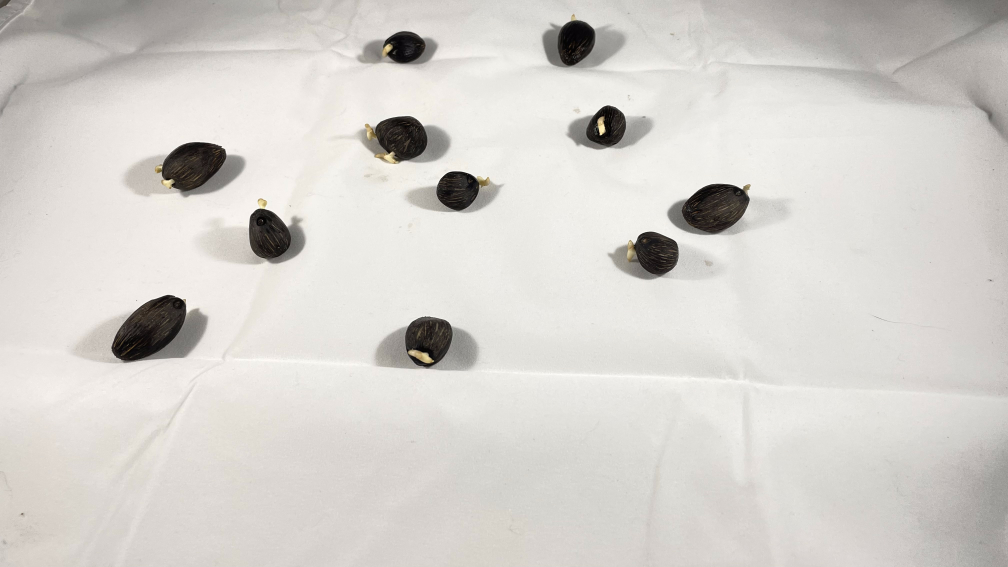
#> input picture test.jpg, 4032 x 2268 px (shown at 1/4 size)
$ python -i seed_correspondence_and_segmentation_v2.py   (imports and definitions only)
#> lines starting #> are read from the running program, lines starting #| are printed output that depends on the picture; after the words box and inside, x2 and y2 are one past the last pixel; in counts of white or black regions, pixels touching at a corner belong together
import cv2
import numpy as np
import os


'''
#Source, reference, and train image are used interchangeably
#Destenation, target, and query image are used interchangeably
'''

'''
    To run the script:
        1. change the directory to the Multiview_jpg folder
        2. uncomment the wanted sets loop
        3. Run the script
    The outputs are the segmented seeds corresponded from the top view to the target view

'''


# Cropping function in case it is needed

# [14 lines left out: function image_crop, not called in this run]

def seed_segment(image):

#> called with image = '../test.jpg'
    if type(image) == str:
        image = cv2.imread(image)
#> image is the input picture: shape (2268, 4032, 3); mean B, G, R 205.3, 209.9, 213

    print(image.shape)
#| (2268, 4032, 3)
    img_gray = cv2.cvtColor(image, cv2.COLOR_BGR2GRAY)
    im_remove_noise = cv2.fastNlMeansDenoising(img_gray, 8, 8, 7, 21)
    edged = cv2.Canny(im_remove_noise, 130, 240)
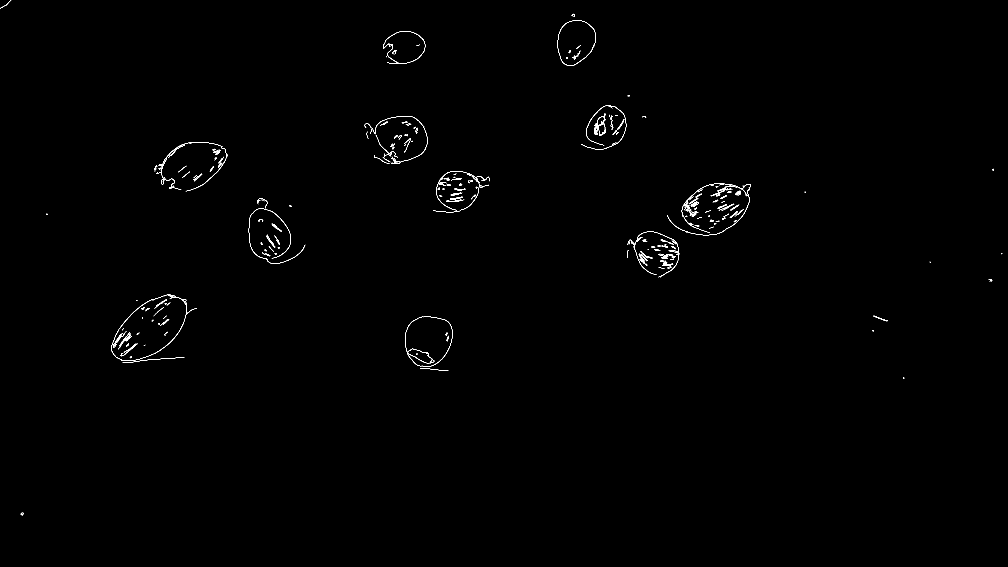
#> edged: shape (2268, 4032) (shown at 1/4 size); 0.23% white in thin lines or dots


    # applying closing function
    kernel = cv2.getStructuringElement(cv2.MORPH_RECT, (8, 8))
    closed = cv2.morphologyEx(edged, cv2.MORPH_CLOSE, kernel)
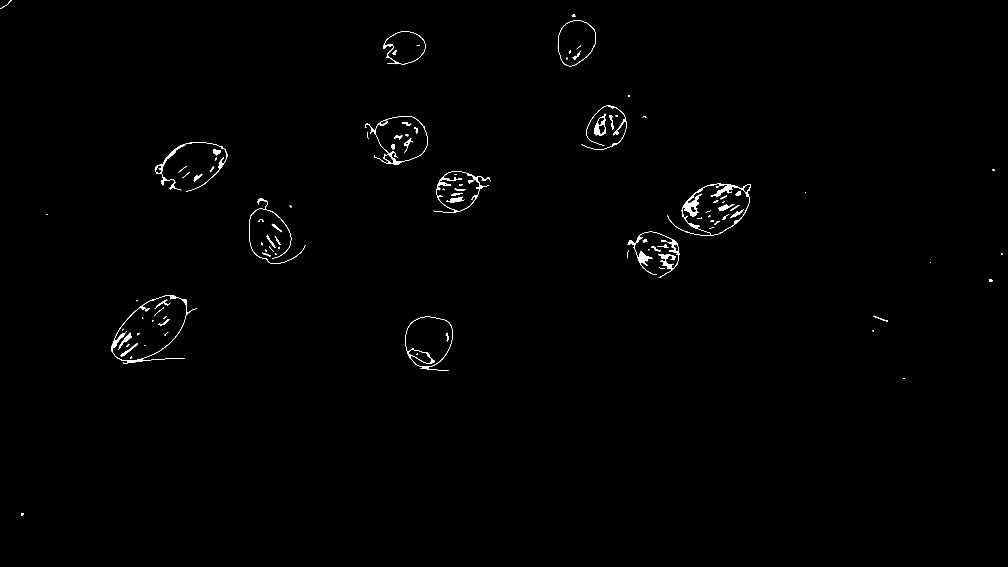
#> closed: shape (2268, 4032) (shown at 1/4 size); 0.45% white; 110 white regions (12 under 20 px)

    min_threshold_area = 500 # threshold area
    max_threshold_area = 50000

    # finding_contours
    (cnts, _) = cv2.findContours(closed.copy(), cv2.RETR_EXTERNAL, cv2.CHAIN_APPROX_NONE)
#> cnts = 75 contours, 15 with area under 20; largest, box (x1, y1, x2, y2) and area: (446, 1180, 789, 1453) 51607, (2669, 735, 3004, 942) 40237, (1621, 1265, 1812, 1484) 30382, (1533, 125, 1703, 257) 15605, (2510, 927, 2719, 1110) 4350

    copy = image.copy()
    for c in cnts:
        area = cv2.contourArea(c)
        if max_threshold_area > area > min_threshold_area:
            peri = 0.1 * cv2.arcLength(c, True)
            approx = cv2.approxPolyDP(c, 0.02 * peri, True)
            cv2.drawContours(copy, [approx], -1, (0, 255, 0), 1)
#> this loop made 75 passes
#> (area, peri) on passes 4, 25, 31, 38, 43, 51, 53, 65, 66, 72: (30381.5, 85.87), (4350, 201.9), (675.5, 18.3), (40237, 126.7), (1734.5, 190.3), (2132.5, 183.8), (847.5, 81.55), (2504.5, 25.03), (536, 113), (15605, 64.58)
#> area on passes 1, 5, 7, 8, 12, 13: 68, 127, 51607, 65, 20.5, 92


    # Extract the rectangular area around each seed
    seed_boxes = []

    # idx = 0
    # copy = image.copy()
    for c in cnts:
        x, y, w, h = cv2.boundingRect(c)
        area = cv2.contourArea(c)

        if max_threshold_area > area > min_threshold_area:
            cv2.rectangle(copy, (x, y), (x + w, y + h), (0, 0, 255), 3)
            seed_boxes.append(((x, y), (x + w, y + h)))
#> this loop made 75 passes
#> (x, y, w, h, area) on passes 1, 4, 5, 7, 8, 12, 13, 15, 17, 18, 20, 21: (84, 2052, 12, 11, 68), (1621, 1265, 191, 219, 30381.5), (3494, 1263, 58, 23, 127), (446, 1180, 343, 273, 51607), (3955, 1118, 15, 9, 65), (1099, 1013, 9, 6, 20.5), (1049, 1010, 34, 16, 92), (1059, 999, 9, 8, 24), (1112, 989, 8, 5, 24.5), (2606, 986, 36, 19, 129), (2631, 979, 42, 12, 152), (1044, 970, 6, 11, 29)
#> after the loop, seed_boxes = 10 items

    # [7 lines of commented-out code are left out]


    print(seed_boxes)
#> (printed output is left out)
    return copy, seed_boxes


# [170 lines left out: functions extract_sift, find_correspondence, not called in this run]


                    # Display image
                    # cv2.namedWindow("new_img_dst", cv2.WINDOW_NORMAL)
                    # cv2.imshow("new_img_dst",new_img_dst)
                    # k = cv2.waitKey(0) & 0xFF


'''
    Running the script for correspondence and segmentation
'''

# You could run the correspondence detection and segmentation for one or more sets

# Uncomment the required correspondence set


'''
ONE PAIR

os.chdir(r"F:/CompV/Multiview_jpg/Good seeds")
if not os.path.exists('Good seeds Correspondence - set 2'):
    os.mkdir('Good seeds Correspondence - set 2')

path_ref = 'top_S2.jpg'
path_trgt = 'left_S2.jpg'
path_save = r"F:/CompV/Multiview_jpg/Good seeds/" + "Good seeds Correspondence - set 2"
trgt = "left"


find_correspondence(path_ref, path_trgt, path_save ,trgt)

'''


#all sets from the good seeds

'''
GOOD SETS
# Select the images path based on the images dir
os.chdir(r"F:/CompV/Multiview_jpg/Good seeds")


#loop through the good sets
j=1
while j <11:
    i=1
    #loop through the povs

    while i < 5:
        print("Matching Set" + str(j) +" in respect to Top view")
        path_ref = ("top_S" + str(j) + ".jpg")
        if not os.path.exists('Good seeds Correspondence - set' + str(j)):
            os.mkdir('Good seeds Correspondence - set' + str(j))
        path_save = r"F:/CompV/Multiview_jpg/Good seeds/" + "Good seeds Correspondence - set" + str(j)
        #matching left to top and segmenting the matches
        if i == 1:
            print("matching left to top")
            trgt = "left"
            path_trgt = (trgt + "_S" + str(j) + ".jpg")
            find_correspondence(path_ref, path_trgt,path_save,trgt)

        #matching right to top and segmenting the matches
        elif i == 2:
            print("matching right to top")
            trgt = "right"
            path_trgt = (trgt + "_S" + str(j) + ".jpg")
            find_correspondence(path_ref, path_trgt,path_save,trgt)

        #matching rear to top and segmenting the matches
        elif i==3:
            print("matching rear to top")
            trgt = "rear"
            path_trgt = (trgt + "_S" + str(j) + ".jpg")
            find_correspondence(path_ref, path_trgt,path_save,trgt)

        #matching front to top and segmenting the matches
        elif i == 4:
            print("matching front to top")
            trgt = "front"
            path_trgt = (trgt + "_S" + str(j) + ".jpg")
            find_correspondence(path_ref, path_trgt,path_save,trgt)

        else:
            print("Something went wrong")


        i += 1
    print("check")
    j += 1
'''

# Select the images path based on the images dir
# [1 line not run here, left out]


#loop through the bad sets
j=1
# [45 lines not run here, left out]

>>> result = seed_segment('../test.jpg')
